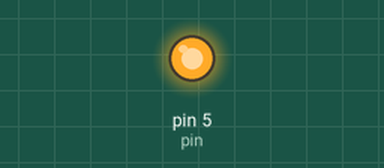
Recording of a sketch running on a simulated Arduino Uno, built with avr-gcc and run on an emulated ATmega328P. Shown: output pins drawn as LEDs (lit = HIGH). Random numbers use the default seed unless the sketch sets one.

Above: at 0.15 s.
At 39.7 s:
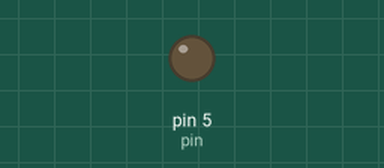
Timing chart, 0 to 40.0 s (numbered marks = the images above):
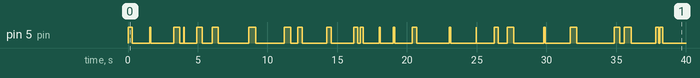

The sketch:

littlebits-blink.ino
```cpp
const int pin = 5;
const int on = HIGH;
const int off = LOW;

void setup() {
  pinMode(pin, OUTPUT);
}

int blink(int pin, int state, int millis) {
  digitalWrite(pin, state);
  delay(millis);
}

void loop() {
  blink(pin, on, random(500));
  blink(pin, off, random(3000));
}
```
